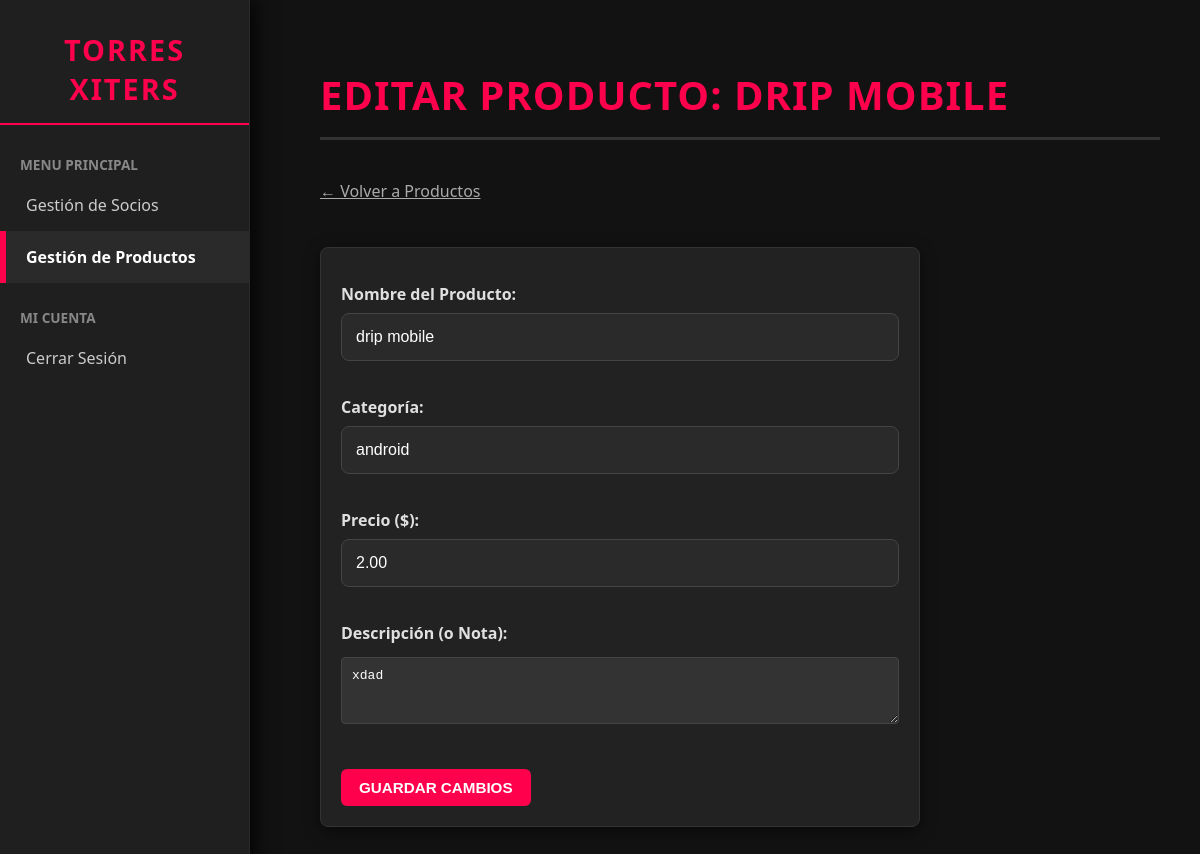
/edit_product/1 (signed in), run on the app's committed database.
### db_models.py (models this page shows)
class Producto(Base):
    __tablename__ = 'productos'
    id = Column(Integer, primary_key=True)
    nombre = Column(String(100), nullable=False)
    categoria = Column(String(50), nullable=False)
    precio = Column(Float, nullable=False)
    descripcion = Column(String(255))
    fecha_creacion = Column(DateTime, default=datetime.now)
    keys = relationship("Key", back_populates="producto")

### admin_panel.py (the view, shortened to what this page needs)
@app.route('/edit_product/<int:product_id>', methods=['GET', 'POST'])
@login_required
def edit_product(product_id):
    db_session = get_session()
    try:
        producto = db_session.query(Producto).filter_by(id=product_id).first()
        if not producto:
            flash('Producto no encontrado.', 'danger')
            return redirect(url_for('manage_products'))
        return render_template('edit_product.html', producto=producto)
    except Exception as e:
        db_session.rollback()
        flash(f'Error al editar producto: {e}', 'danger')
        return redirect(url_for('manage_products'))
    finally:
        db_session.close()

### admin_panel.py (called while the page is built)
def login_required(f):
    @wraps(f)
    def decorated_function(*args, **kwargs):
        if 'logged_in' not in flask_session:
            flash('Debes iniciar sesión para acceder a esta página.', 'danger')
            return redirect(url_for('login'))
        return f(*args, **kwargs)
    return decorated_function

### db_models.py (called while the page is built)
def get_session():
    return SessionLocal()

### templates/edit_product.html (shortened to what this page needs)
{% extends "base.html" %}
{% block content %}
    <h1>Editar Producto: {{ producto.nombre }}</h1>
    <a href="{{ url_for('manage_products') }}" style="color:#aaa; margin-bottom: 15px; display: inline-block;">← Volver a Productos</a>
    <form method="POST" style="background-color: #222; padding: 20px; border-radius: 8px; max-width: 600px;">
        <label for="nombre">Nombre del Producto:</label>
        <input type="text" id="nombre" name="nombre" required value="{{ producto.nombre }}">
        <label for="categoria">Categoría:</label>
        <input type="text" id="categoria" name="categoria" required value="{{ producto.categoria }}">
        <label for="precio">Precio ($):</label>
        <input type="number" id="precio" name="precio" step="0.01" required value="{{ '%.2f'|format(producto.precio) }}">
        <label for="descripcion">Descripción (o Nota):</label>
        <textarea id="descripcion" name="descripcion" rows="3" style="width: 100%; padding: 10px; margin-top: 5px; background: #333; border: 1px solid #444; color: white; border-radius: 4px; box-sizing: border-box;">{{ producto.descripcion }}</textarea>
        <button type="submit" class="button-red" style="margin-top: 20px;">Guardar Cambios</button>
    </form>
{% endblock %}

### templates/base.html (style rules this page uses)
body { font-family: 'Segoe UI', Tahoma, Geneva, Verdana, sans-serif; background-color: #121212; color: #E0E0E0; margin: 0; padding: 0; overflow-x: hidden; }
* { box-sizing: border-box; }
h1 { color: #FF004C; border-bottom: 3px solid #333; padding-bottom: 15px; margin-bottom: 40px; font-size: 2.5em; text-transform: uppercase; letter-spacing: 1px; }
.button-red { background-color: #FF004C; color: white; padding: 10px 18px; text-decoration: none; border-radius: 6px; font-weight: bold; border: none; cursor: pointer; transition: background-color 0.3s, transform 0.1s; display: inline-flex; align-items: center; font-size: 0.95em; text-transform: uppercase; }
form { background-color: #1F1F1F; padding: 40px; border-radius: 15px; max-width: 650px; margin-top: 30px; border: 1px solid #333; box-shadow: 0 4px 15px rgba(0, 0, 0, 0.5); }
label { display: block; margin-top: 15px; margin-bottom: 8px; font-weight: bold; color: #E0E0E0; font-size: 1em; }
input[type="text"], input[type="password"], input[type="number"], textarea, select { width: 100%; padding: 14px; margin-bottom: 20px; background: #2A2A2A; border: 1px solid #444; color: white; border-radius: 8px; box-sizing: border-box; font-size: 1em; transition: border-color 0.3s, box-shadow 0.3s; }

### data on the page
Producto: nombre "DRIP MOBILE", nombre "drip mobile", categoria "android", precio "2.00", descripcion "xdad"
